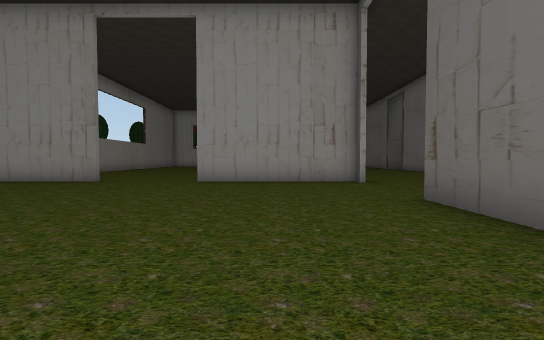
[1] (above)

24 first-person views from a walk through a scene from a Unity 3-D project. The camera is 1.2 m above the floor, tilts 2° down and sees 85° across. The floor is counted in squares, 2 m on a side. Each view is taken from the middle of a square. On the plan, view 1 faces up. The plan holds only what a view shows up to about 9 squares ahead; the rest is blank. The place goes on beyond the plan. Some trees and plants on the terrain are drawn as simple stand-ins. Some surface patterns are stand-ins.

[2]
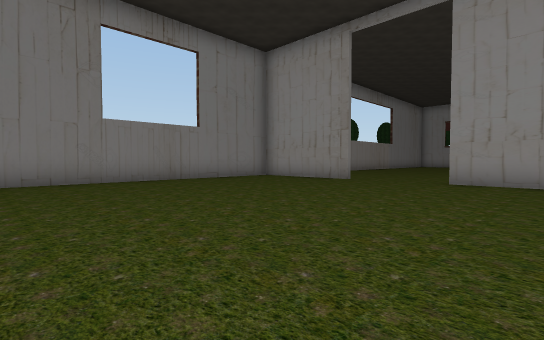

[3]
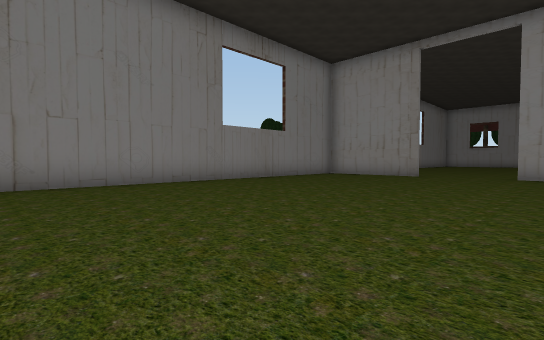

[4]
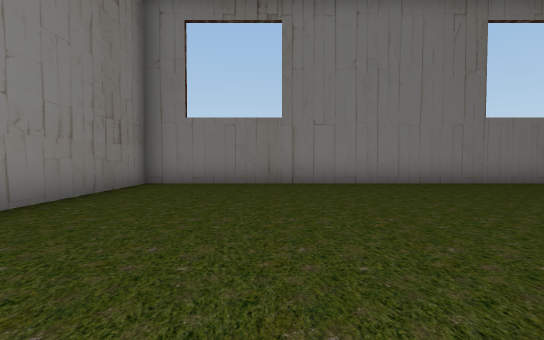

[5]
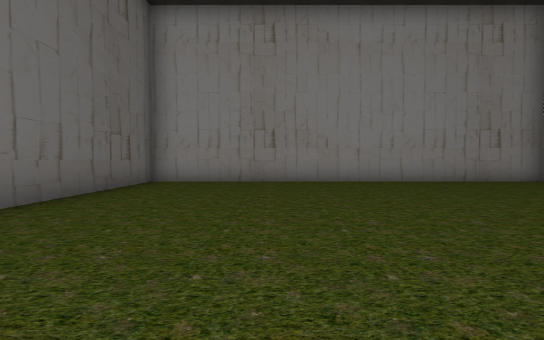

[6]
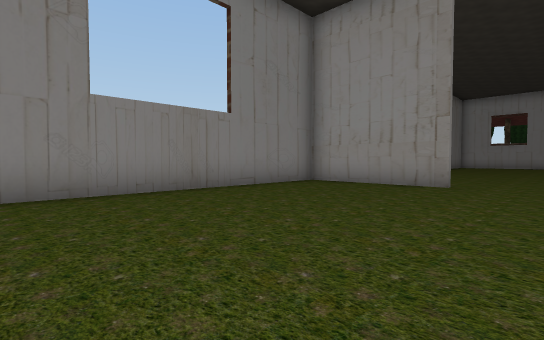

[7]
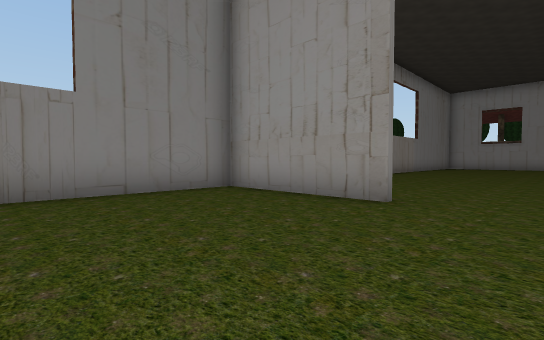

[8]
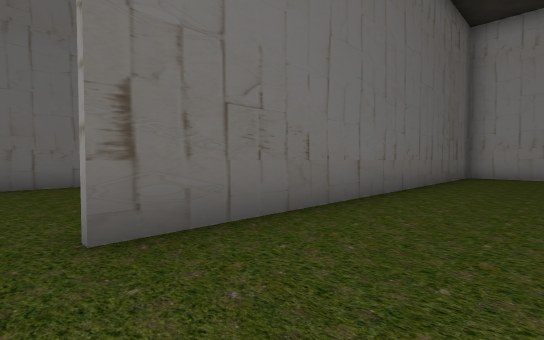

[9]
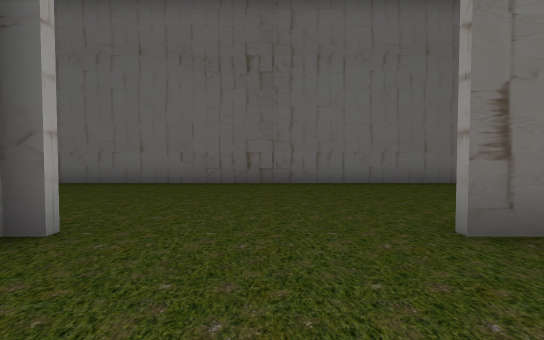

[10]
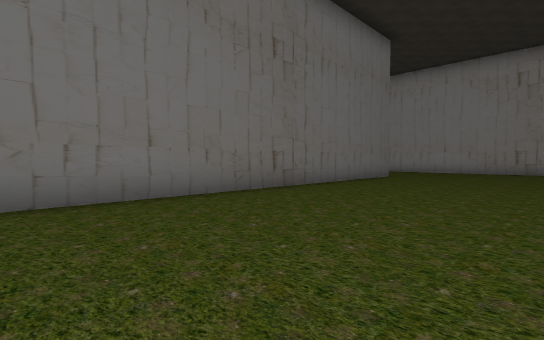

[11]
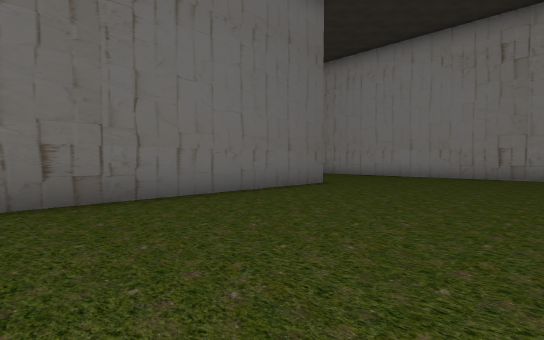

[12]
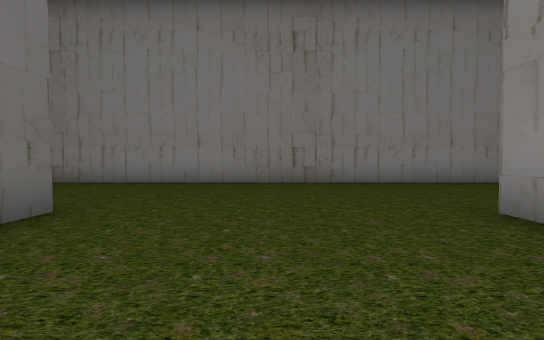

[13]
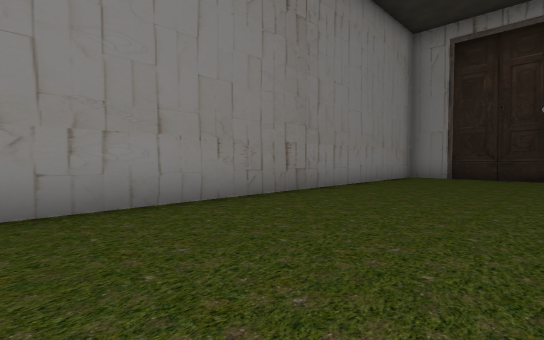

[14]
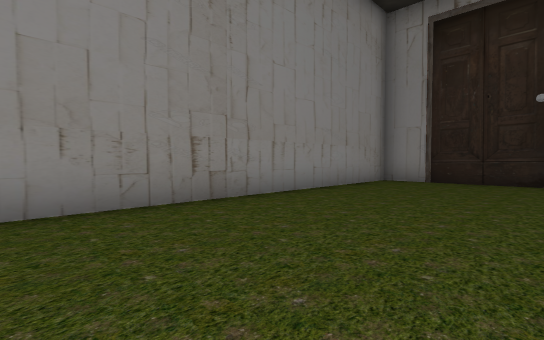

[15]
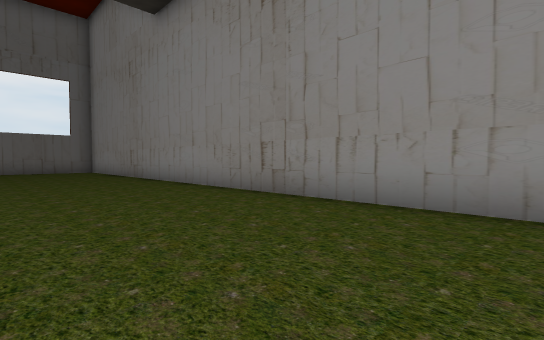

[16]
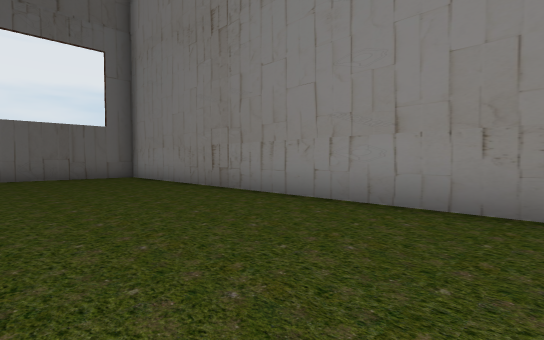

[17]
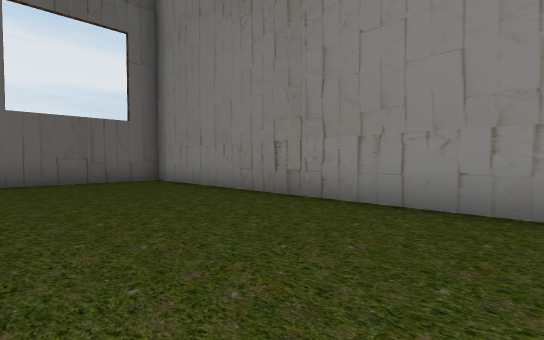

[18]
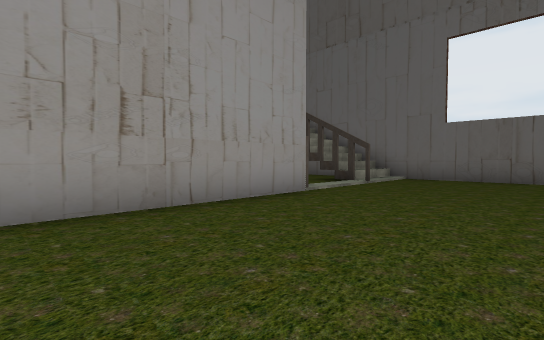

[19]
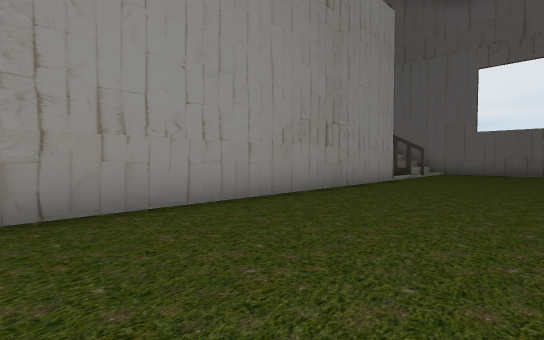

[20]
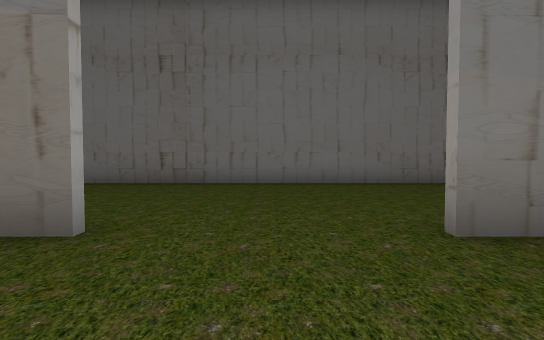

[21]
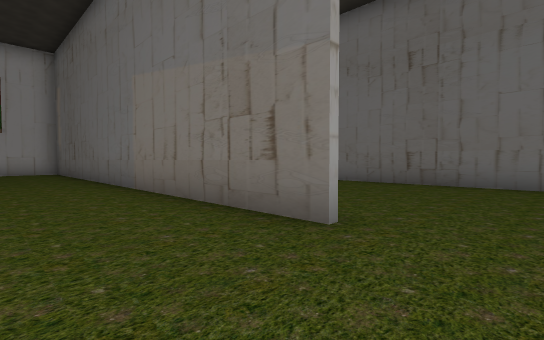

[22]
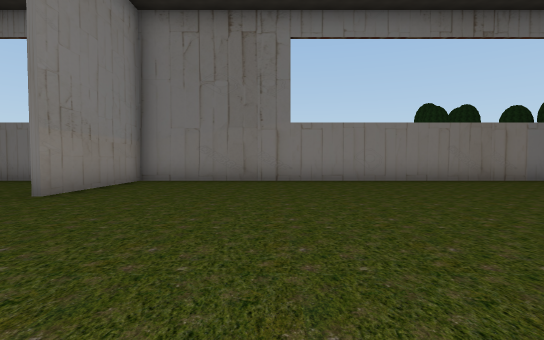

[23]
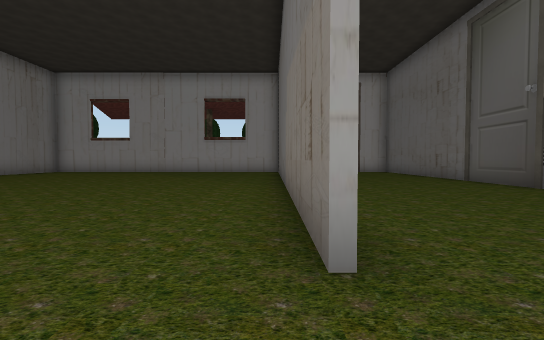

[24]
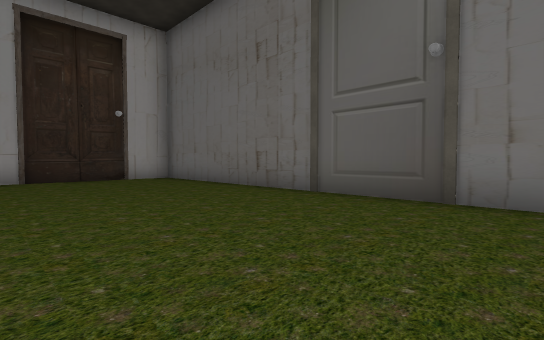

### Floor plan
Points are (right, up) in squares from view 1. A wall is a line through its corners. A room is listed if a view was taken in it or the views show most of it. See-through windows are left out.
Room 1 (views 1, 2, 3, 4, 5, 6, 7, 8, 9)
walls: (-4.8, 8.1) (-8.4, 8.1) (-8.4, -6.2) (2.3, -6.2) (2.3, 4.5); (2.4, 8.1) (-2.1, 8.1)
ways out: opening at (-3.5, 8) to room 2; opening at (3, 6) to room 2
Room 2 (views 10, 11, 12, 13, 14, 15, 16, 17, 18, 19, 20, 21, 22, 23, 24)
walls: (2.3, 8.9) (2.3, 9.6); (2.3, 12.5) (2.3, 21.5); (2.4, -5.7) (2.4, -6.4); (7.5, -6.5) (7.5, 24.3); (-8.4, 19.8) (-8.4, 8.3) (-4.8, 8.3); (-8.4, -7.2) (-8.4, -10.8) (22.5, -10.8) (22.5, -6.8); (6.4, 25.4) (3.4, 25.4); (17.6, -6.4) (9.1, -6.4)
ways out: opening at (-3.5, 8) to room 1; opening at (3, 6) to room 1; opening at (20, -7.2)

Where each view was taken, in squares from view 1:
view 1: 0 up, 0 right, facing up
view 2: 0 up, 0 right, facing up-left
view 3: 3 down, 1 left, facing up-left
view 4: 3 down, 1 left, facing left
view 5: 2 up, 1 left, facing down
view 6: 1 up, 3 left, facing up-left
view 7: 4 up, 3 left, facing up-left
view 8: 5 up, 0 right, facing down-right
view 9: 6 up, 0 right, facing right
view 10: 4 up, 3 right, facing down-right
view 11: 0 up, 3 right, facing down-right
view 12: 3 down, 5 right, facing down
view 13: 7 down, 2 right, facing down-left
view 14: 7 down, 0 right, facing down-left
view 15: 7 down, 7 right, facing down-right
view 16: 7 down, 12 right, facing down-right
view 17: 7 down, 14 right, facing down-right
view 18: 10 down, 13 right, facing up-right
view 19: 10 down, 9 right, facing up-right
view 20: 11 up, 0 right, facing right
view 21: 11 up, 0 right, facing up-right
view 22: 12 up, 0 right, facing left
view 23: 11 up, 2 right, facing up
view 24: 16 up, 3 right, facing up-right
